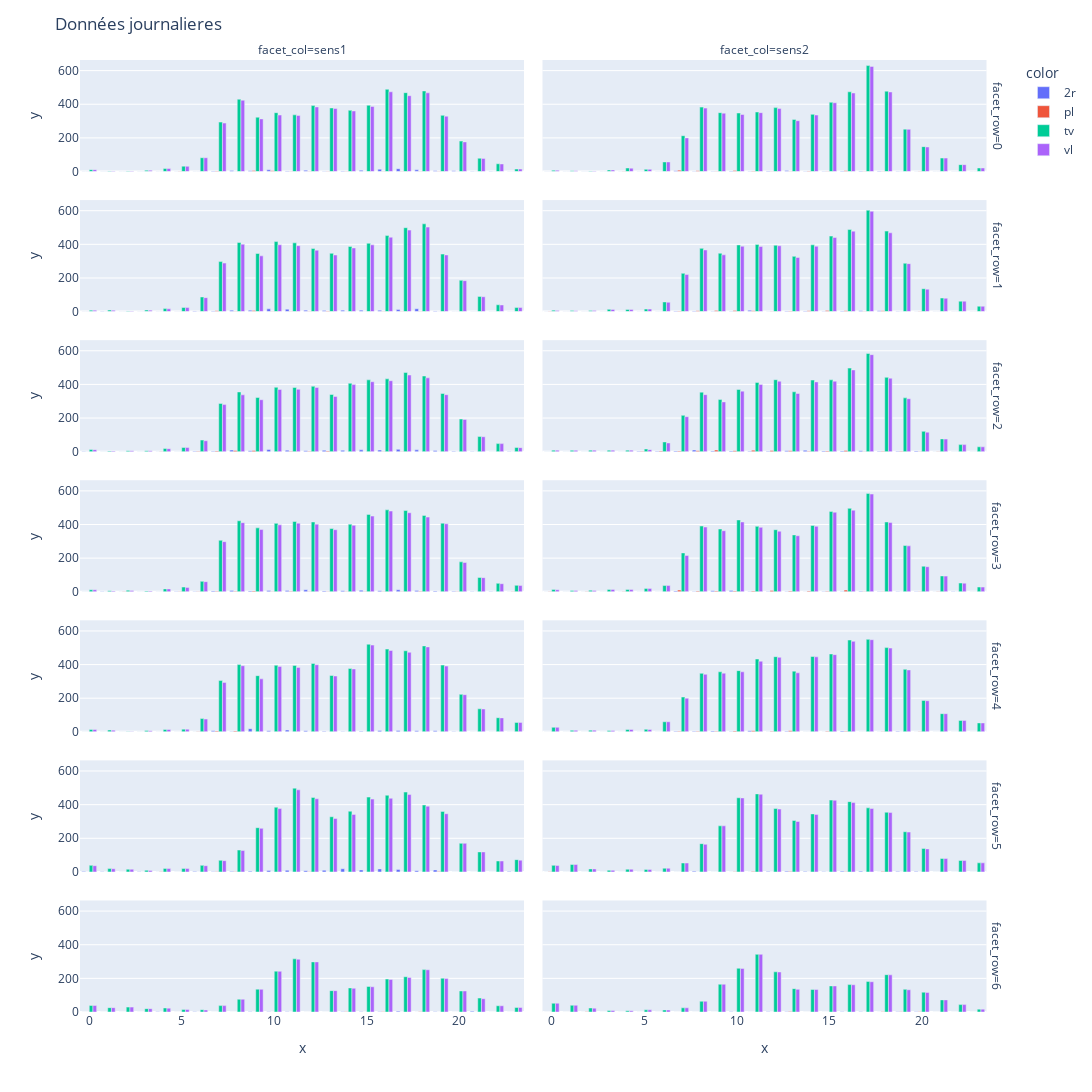

The cell this chart's notebook holds for it:
### Code cell
fig3=px.bar(x=cpt.dfMoyenne.heure, y=cpt.dfMoyenne.nbVeh, color=cpt.dfMoyenne.type_veh, facet_col=cpt.dfMoyenne.sens, facet_row=cpt.dfMoyenne.jour, barmode='group' )
fig3.update_layout(height=3000, width=1500,title_text="Données journalieres")

### Figure 1 — Plotly figure (JSON) as saved in the notebook; plotly's stock layout.template omitted (floating-point values rounded to 4 significant figures)
{"data": [{"alignmentgroup": "True", "hovertemplate": "color=2r<br>facet_row=0<br>facet_col=sens1<br>x=%{x}<br>y=%{y}<extra></extra>", "legendgroup": "2r", "marker": {"color": "#636efa"}, "name": "2r", "offsetgroup": "2r", "orientation": "v", "showlegend": true, "textposition": "auto", "type": "bar", "x": [0, 1, 2, 3, 4, 5, 6, 7, 8, 9, 10, 11, 12, 13, 14, 15, 16, 17, 18, 19, 20, 21, 22, 23], "xaxis": "x13", "y": [0, 0, 0, 0, 0, 0, 0, 3, 6, 4, 10, 3, 7, 2, 3, 7, 14, 17, 10, 4, 5, 1, 1, 0], "yaxis": "y13"}, {"alignmentgroup": "True", "hovertemplate": "color=2r<br>facet_row=0<br>facet_col=sens2<br>x=%{x}<br>y=%{y}<extra></extra>", "legendgroup": "2r", "marker": {"color": "#636efa"}, "name": "2r", "offsetgroup": "2r", "orientation": "v", "showlegend": false, "textposition": "auto", "type": "bar", "x": [0, 1, 2, 3, 4, 5, 6, 7, 8, 9, 10, 11, 12, 13, 14, 15, 16, 17, 18, 19, 20, 21, 22, 23], "xaxis": "x14", "y": [0, 0, 0, 0, 0, 0, 0, 5, 2, 1, 3, 1, 3, 6, 1, 1, 3, 3, 3, 1, 0, 0, 0, 0], "yaxis": "y14"}, {"alignmentgroup": "True", "hovertemplate": "color=2r<br>facet_row=1<br>facet_col=sens1<br>x=%{x}<br>y=%{y}<extra></extra>", "legendgroup": "2r", "marker": {"color": "#636efa"}, "name": "2r", "offsetgroup": "2r", "orientation": "v", "showlegend": false, "textposition": "auto", "type": "bar", "x": [0, 1, 2, 3, 4, 5, 6, 7, 8, 9, 10, 11, 12, 13, 14, 15, 16, 17, 18, 19, 20, 21, 22, 23], "xaxis": "x11", "y": [0, 1.5, 0, 0, 0.5, 0, 3, 4, 8, 8, 16.5, 14.5, 8.5, 7, 8.5, 8.5, 7.5, 12, 17, 4, 1, 1, 1, 0], "yaxis": "y11"}, {"alignmentgroup": "True", "hovertemplate": "color=2r<br>facet_row=1<br>facet_col=sens2<br>x=%{x}<br>y=%{y}<extra></extra>", "legendgroup": "2r", "marker": {"color": "#636efa"}, "name": "2r", "offsetgroup": "2r", "orientation": "v", "showlegend": false, "textposition": "auto", "type": "bar", "x": [0, 1, 2, 3, 4, 5, 6, 7, 8, 9, 10, 11, 12, 13, 14, 15, 16, 17, 18, 19, 20, 21, 22, 23], "xaxis": "x12", "y": [0.5, 0, 0, 0, 0, 0, 1, 3.5, 4, 2.5, 1.5, 7.5, 1, 3.5, 3, 2.5, 4, 4.5, 5.5, 2, 1, 0.5, 0, 0], "yaxis": "y12"}, {"alignmentgroup": "True", "hovertemplate": "color=2r<br>facet_row=2<br>facet_col=sens1<br>x=%{x}<br>y=%{y}<extra></extra>", "legendgroup": "2r", "marker": {"color": "#636efa"}, "name": "2r", "offsetgroup": "2r", "orientation": "v", "showlegend": false, "textposition": "auto", "type": "bar", "x": [0, 1, 2, 3, 4, 5, 6, 7, 8, 9, 10, 11, 12, 13, 14, 15, 16, 17, 18, 19, 20, 21, 22, 23], "xaxis": "x9", "y": [1, 0, 0, 0, 0, 0, 2, 3, 10, 6, 13, 9, 5, 8, 8, 11, 10, 14, 11, 7, 2, 1, 0, 1], "yaxis": "y9"}, {"alignmentgroup": "True", "hovertemplate": "color=2r<br>facet_row=2<br>facet_col=sens2<br>x=%{x}<br>y=%{y}<extra></extra>", "legendgroup": "2r", "marker": {"color": "#636efa"}, "name": "2r", "offsetgroup": "2r", "orientation": "v", "showlegend": false, "textposition": "auto", "type": "bar", "x": [0, 1, 2, 3, 4, 5, 6, 7, 8, 9, 10, 11, 12, 13, 14, 15, 16, 17, 18, 19, 20, 21, 22, 23], "xaxis": "x10", "y": [0, 0, 0, 0, 0, 2, 2, 4, 10, 4, 4, 3, 2, 5, 8, 4, 4, 6, 2, 2, 4, 0, 0, 0], "yaxis": "y10"}, {"alignmentgroup": "True", "hovertemplate": "color=2r<br>facet_row=3<br>facet_col=sens1<br>x=%{x}<br>y=%{y}<extra></extra>", "legendgroup": "2r", "marker": {"color": "#636efa"}, "name": "2r", "offsetgroup": "2r", "orientation": "v", "showlegend": false, "textposition": "auto", "type": "bar", "x": [0, 1, 2, 3, 4, 5, 6, 7, 8, 9, 10, 11, 12, 13, 14, 15, 16, 17, 18, 19, 20, 21, 22, 23], "xaxis": "x7", "y": [0, 1, 0, 0, 0, 1, 1, 5, 8, 5, 7, 7, 12, 5, 6, 9, 6, 12, 7, 4, 3, 1, 2, 0], "yaxis": "y7"}, {"alignmentgroup": "True", "hovertemplate": "color=2r<br>facet_row=3<br>facet_col=sens2<br>x=%{x}<br>y=%{y}<extra></extra>", "legendgroup": "2r", "marker": {"color": "#636efa"}, "name": "2r", "offsetgroup": "2r", "orientation": "v", "showlegend": false, "textposition": "auto", "type": "bar", "x": [0, 1, 2, 3, 4, 5, 6, 7, 8, 9, 10, 11, 12, 13, 14, 15, 16, 17, 18, 19, 20, 21, 22, 23], "xaxis": "x8", "y": [0, 0, 0, 0, 0, 0, 0, 5, 2, 6, 8, 2, 2, 1, 0, 2, 1, 3, 1, 2, 1, 0, 1, 0], "yaxis": "y8"}, {"alignmentgroup": "True", "hovertemplate": "color=2r<br>facet_row=4<br>facet_col=sens1<br>x=%{x}<br>y=%{y}<extra></extra>", "legendgroup": "2r", "marker": {"color": "#636efa"}, "name": "2r", "offsetgroup": "2r", "orientation": "v", "showlegend": false, "textposition": "auto", "type": "bar", "x": [0, 1, 2, 3, 4, 5, 6, 7, 8, 9, 10, 11, 12, 13, 14, 15, 16, 17, 18, 19, 20, 21, 22, 23], "xaxis": "x5", "y": [0, 1, 0, 1, 0, 0, 1, 6, 2, 19, 6, 11, 7, 3, 2, 4, 8, 8, 6, 6, 2, 1, 1, 0], "yaxis": "y5"}, {"alignmentgroup": "True", "hovertemplate": "color=2r<br>facet_row=4<br>facet_col=sens2<br>x=%{x}<br>y=%{y}<extra></extra>", "legendgroup": "2r", "marker": {"color": "#636efa"}, "name": "2r", "offsetgroup": "2r", "orientation": "v", "showlegend": false, "textposition": "auto", "type": "bar", "x": [0, 1, 2, 3, 4, 5, 6, 7, 8, 9, 10, 11, 12, 13, 14, 15, 16, 17, 18, 19, 20, 21, 22, 23], "xaxis": "x6", "y": [0, 0, 0, 0, 0, 0, 0, 3, 3, 5, 2, 7, 1, 4, 1, 0, 5, 1, 1, 3, 0, 0, 0, 0], "yaxis": "y6"}, {"alignmentgroup": "True", "hovertemplate": "color=2r<br>facet_row=5<br>facet_col=sens1<br>x=%{x}<br>y=%{y}<extra></extra>", "legendgroup": "2r", "marker": {"color": "#636efa"}, "name": "2r", "offsetgroup": "2r", "orientation": "v", "showlegend": false, "textposition": "auto", "type": "bar", "x": [0, 1, 2, 3, 4, 5, 6, 7, 8, 9, 10, 11, 12, 13, 14, 15, 16, 17, 18, 19, 20, 21, 22, 23], "xaxis": "x3", "y": [2, 1, 0, 1, 0, 0, 2, 1, 2, 4, 8, 10, 7, 10, 19, 12, 18, 15, 7, 12, 0, 0, 0, 3], "yaxis": "y3"}, {"alignmentgroup": "True", "hovertemplate": "color=2r<br>facet_row=5<br>facet_col=sens2<br>x=%{x}<br>y=%{y}<extra></extra>", "legendgroup": "2r", "marker": {"color": "#636efa"}, "name": "2r", "offsetgroup": "2r", "orientation": "v", "showlegend": false, "textposition": "auto", "type": "bar", "x": [0, 1, 2, 3, 4, 5, 6, 7, 8, 9, 10, 11, 12, 13, 14, 15, 16, 17, 18, 19, 20, 21, 22, 23], "xaxis": "x4", "y": [0, 0, 0, 0, 0, 0, 0, 0, 4, 0, 0, 0, 3, 4, 3, 1, 4, 4, 0, 2, 2, 0, 0, 0], "yaxis": "y4"}, {"alignmentgroup": "True", "hovertemplate": "color=2r<br>facet_row=6<br>facet_col=sens1<br>x=%{x}<br>y=%{y}<extra></extra>", "legendgroup": "2r", "marker": {"color": "#636efa"}, "name": "2r", "offsetgroup": "2r", "orientation": "v", "showlegend": false, "textposition": "auto", "type": "bar", "x": [0, 1, 2, 3, 4, 5, 6, 7, 8, 9, 10, 11, 12, 13, 14, 15, 16, 17, 18, 19, 20, 21, 22, 23], "xaxis": "x", "y": [0, 0, 0, 0, 1, 0, 2, 0, 0, 1, 1, 2, 0, 0, 1, 2, 1, 5, 0, 2, 0, 4, 0, 0], "yaxis": "y"}, {"alignmentgroup": "True", "hovertemplate": "color=2r<br>facet_row=6<br>facet_col=sens2<br>x=%{x}<br>y=%{y}<extra></extra>", "legendgroup": "2r", "marker": {"color": "#636efa"}, "name": "2r", "offsetgroup": "2r", "orientation": "v", "showlegend": false, "textposition": "auto", "type": "bar", "x": [0, 1, 2, 3, 4, 5, 6, 7, 8, 9, 10, 11, 12, 13, 14, 15, 16, 17, 18, 19, 20, 21, 22, 23], "xaxis": "x2", "y": [0, 0, 0, 0, 0, 0, 0, 0, 0, 0, 1, 0, 1, 1, 0, 0, 1, 2, 0, 1, 1, 0, 0, 0], "yaxis": "y2"}, {"alignmentgroup": "True", "hovertemplate": "color=pl<br>facet_row=0<br>facet_col=sens1<br>x=%{x}<br>y=%{y}<extra></extra>", "legendgroup": "pl", "marker": {"color": "#EF553B"}, "name": "pl", "offsetgroup": "pl", "orientation": "v", "showlegend": true, "textposition": "auto", "type": "bar", "x": [0, 1, 2, 3, 4, 5, 6, 7, 8, 9, 10, 11, 12, 13, 14, 15, 16, 17, 18, 19, 20, 21, 22, 23], "xaxis": "x13", "y": [0, 0, 0, 0, 0, 1, 0, 3, 0, 6, 4, 1, 1, 1, 1, 0, 1, 1, 1, 1, 0, 0, 0, 0], "yaxis": "y13"}, {"alignmentgroup": "True", "hovertemplate": "color=pl<br>facet_row=0<br>facet_col=sens2<br>x=%{x}<br>y=%{y}<extra></extra>", "legendgroup": "pl", "marker": {"color": "#EF553B"}, "name": "pl", "offsetgroup": "pl", "orientation": "v", "showlegend": false, "textposition": "auto", "type": "bar", "x": [0, 1, 2, 3, 4, 5, 6, 7, 8, 9, 10, 11, 12, 13, 14, 15, 16, 17, 18, 19, 20, 21, 22, 23], "xaxis": "x14", "y": [0, 0, 0, 0, 1, 0, 0, 8, 4, 2, 6, 3, 2, 2, 3, 2, 4, 2, 2, 0, 2, 0, 0, 0], "yaxis": "y14"}, {"alignmentgroup": "True", "hovertemplate": "color=pl<br>facet_row=1<br>facet_col=sens1<br>x=%{x}<br>y=%{y}<extra></extra>", "legendgroup": "pl", "marker": {"color": "#EF553B"}, "name": "pl", "offsetgroup": "pl", "orientation": "v", "showlegend": false, "textposition": "auto", "type": "bar", "x": [0, 1, 2, 3, 4, 5, 6, 7, 8, 9, 10, 11, 12, 13, 14, 15, 16, 17, 18, 19, 20, 21, 22, 23], "xaxis": "x11", "y": [0.5, 0, 0.5, 0.5, 1, 0.5, 1, 5, 2.5, 6, 2.5, 2.5, 1.5, 3, 0.5, 1, 2, 2.5, 2.5, 1, 1, 1, 0, 0], "yaxis": "y11"}, {"alignmentgroup": "True", "hovertemplate": "color=pl<br>facet_row=1<br>facet_col=sens2<br>x=%{x}<br>y=%{y}<extra></extra>", "legendgroup": "pl", "marker": {"color": "#EF553B"}, "name": "pl", "offsetgroup": "pl", "orientation": "v", "showlegend": false, "textposition": "auto", "type": "bar", "x": [0, 1, 2, 3, 4, 5, 6, 7, 8, 9, 10, 11, 12, 13, 14, 15, 16, 17, 18, 19, 20, 21, 22, 23], "xaxis": "x12", "y": [2, 1, 0, 0.5, 1, 0, 1, 3.5, 5.5, 7, 6.5, 5, 2, 3.5, 5.5, 6, 5.5, 2, 5, 0.5, 1.5, 0.5, 0, 0], "yaxis": "y12"}, {"alignmentgroup": "True", "hovertemplate": "color=pl<br>facet_row=2<br>facet_col=sens1<br>x=%{x}<br>y=%{y}<extra></extra>", "legendgroup": "pl", "marker": {"color": "#EF553B"}, "name": "pl", "offsetgroup": "pl", "orientation": "v", "showlegend": false, "textposition": "auto", "type": "bar", "x": [0, 1, 2, 3, 4, 5, 6, 7, 8, 9, 10, 11, 12, 13, 14, 15, 16, 17, 18, 19, 20, 21, 22, 23], "xaxis": "x9", "y": [0, 0, 0, 0, 1, 0, 2, 4, 7, 7, 0, 2, 2, 4, 0, 0, 1, 1, 0, 0, 0, 0, 0, 0], "yaxis": "y9"}, {"alignmentgroup": "True", "hovertemplate": "color=pl<br>facet_row=2<br>facet_col=sens2<br>x=%{x}<br>y=%{y}<extra></extra>", "legendgroup": "pl", "marker": {"color": "#EF553B"}, "name": "pl", "offsetgroup": "pl", "orientation": "v", "showlegend": false, "textposition": "auto", "type": "bar", "x": [0, 1, 2, 3, 4, 5, 6, 7, 8, 9, 10, 11, 12, 13, 14, 15, 16, 17, 18, 19, 20, 21, 22, 23], "xaxis": "x10", "y": [0, 0, 0, 0, 0, 2, 4, 4, 5, 10, 6, 9, 7, 5, 3, 4, 7, 1, 3, 3, 1, 1, 0, 0], "yaxis": "y10"}, {"alignmentgroup": "True", "hovertemplate": "color=pl<br>facet_row=3<br>facet_col=sens1<br>x=%{x}<br>y=%{y}<extra></extra>", "legendgroup": "pl", "marker": {"color": "#EF553B"}, "name": "pl", "offsetgroup": "pl", "orientation": "v", "showlegend": false, "textposition": "auto", "type": "bar", "x": [0, 1, 2, 3, 4, 5, 6, 7, 8, 9, 10, 11, 12, 13, 14, 15, 16, 17, 18, 19, 20, 21, 22, 23], "xaxis": "x7", "y": [0, 0, 1, 0, 0, 1, 1, 3, 3, 5, 2, 3, 1, 2, 1, 1, 1, 1, 3, 0, 1, 0, 0, 1], "yaxis": "y7"}, {"alignmentgroup": "True", "hovertemplate": "color=pl<br>facet_row=3<br>facet_col=sens2<br>x=%{x}<br>y=%{y}<extra></extra>", "legendgroup": "pl", "marker": {"color": "#EF553B"}, "name": "pl", "offsetgroup": "pl", "orientation": "v", "showlegend": false, "textposition": "auto", "type": "bar", "x": [0, 1, 2, 3, 4, 5, 6, 7, 8, 9, 10, 11, 12, 13, 14, 15, 16, 17, 18, 19, 20, 21, 22, 23], "xaxis": "x8", "y": [2, 0, 1, 0, 1, 0, 0, 10, 4, 4, 4, 4, 7, 4, 5, 3, 10, 1, 2, 0, 2, 1, 0, 0], "yaxis": "y8"}, {"alignmentgroup": "True", "hovertemplate": "color=pl<br>facet_row=4<br>facet_col=sens1<br>x=%{x}<br>y=%{y}<extra></extra>", "legendgroup": "pl", "marker": {"color": "#EF553B"}, "name": "pl", "offsetgroup": "pl", "orientation": "v", "showlegend": false, "textposition": "auto", "type": "bar", "x": [0, 1, 2, 3, 4, 5, 6, 7, 8, 9, 10, 11, 12, 13, 14, 15, 16, 17, 18, 19, 20, 21, 22, 23], "xaxis": "x5", "y": [0, 0, 0, 0, 0, 0, 2, 5, 5, 0, 1, 1, 1, 0, 1, 1, 0, 1, 0, 0, 0, 0, 0, 0], "yaxis": "y5"}, {"alignmentgroup": "True", "hovertemplate": "color=pl<br>facet_row=4<br>facet_col=sens2<br>x=%{x}<br>y=%{y}<extra></extra>", "legendgroup": "pl", "marker": {"color": "#EF553B"}, "name": "pl", "offsetgroup": "pl", "orientation": "v", "showlegend": false, "textposition": "auto", "type": "bar", "x": [0, 1, 2, 3, 4, 5, 6, 7, 8, 9, 10, 11, 12, 13, 14, 15, 16, 17, 18, 19, 20, 21, 22, 23], "xaxis": "x6", "y": [0, 0, 0, 0, 0, 1, 0, 4, 3, 3, 5, 6, 3, 6, 1, 4, 3, 1, 2, 1, 2, 0, 0, 0], "yaxis": "y6"}, {"alignmentgroup": "True", "hovertemplate": "color=pl<br>facet_row=5<br>facet_col=sens1<br>x=%{x}<br>y=%{y}<extra></extra>", "legendgroup": "pl", "marker": {"color": "#EF553B"}, "name": "pl", "offsetgroup": "pl", "orientation": "v", "showlegend": false, "textposition": "auto", "type": "bar", "x": [0, 1, 2, 3, 4, 5, 6, 7, 8, 9, 10, 11, 12, 13, 14, 15, 16, 17, 18, 19, 20, 21, 22, 23], "xaxis": "x3", "y": [0, 0, 0, 0, 1, 0, 0, 1, 1, 0, 0, 0, 1, 0, 0, 0, 0, 0, 0, 2, 0, 0, 0, 0], "yaxis": "y3"}, {"alignmentgroup": "True", "hovertemplate": "color=pl<br>facet_row=5<br>facet_col=sens2<br>x=%{x}<br>y=%{y}<extra></extra>", "legendgroup": "pl", "marker": {"color": "#EF553B"}, "name": "pl", "offsetgroup": "pl", "orientation": "v", "showlegend": false, "textposition": "auto", "type": "bar", "x": [0, 1, 2, 3, 4, 5, 6, 7, 8, 9, 10, 11, 12, 13, 14, 15, 16, 17, 18, 19, 20, 21, 22, 23], "xaxis": "x4", "y": [1, 0, 0, 0, 0, 0, 0, 0, 0, 0, 1, 2, 0, 2, 0, 0, 1, 0, 2, 0, 0, 0, 0, 0], "yaxis": "y4"}, {"alignmentgroup": "True", "hovertemplate": "color=pl<br>facet_row=6<br>facet_col=sens1<br>x=%{x}<br>y=%{y}<extra></extra>", "legendgroup": "pl", "marker": {"color": "#EF553B"}, "name": "pl", "offsetgroup": "pl", "orientation": "v", "showlegend": false, "textposition": "auto", "type": "bar", "x": [0, 1, 2, 3, 4, 5, 6, 7, 8, 9, 10, 11, 12, 13, 14, 15, 16, 17, 18, 19, 20, 21, 22, 23], "xaxis": "x", "y": [0, 0, 0, 0, 0, 0, 0, 0, 0, 0, 0, 0, 0, 0, 1, 0, 1, 0, 1, 0, 0, 0, 0, 0], "yaxis": "y"}, {"alignmentgroup": "True", "hovertemplate": "color=pl<br>facet_row=6<br>facet_col=sens2<br>x=%{x}<br>y=%{y}<extra></extra>", "legendgroup": "pl", "marker": {"color": "#EF553B"}, "name": "pl", "offsetgroup": "pl", "orientation": "v", "showlegend": false, "textposition": "auto", "type": "bar", "x": [0, 1, 2, 3, 4, 5, 6, 7, 8, 9, 10, 11, 12, 13, 14, 15, 16, 17, 18, 19, 20, 21, 22, 23], "xaxis": "x2", "y": [0, 0, 1, 0, 0, 0, 0, 0, 0, 0, 0, 0, 0, 3, 0, 0, 0, 0, 1, 2, 1, 0, 0, 0], "yaxis": "y2"}, {"alignmentgroup": "True", "hovertemplate": "color=tv<br>facet_row=0<br>facet_col=sens1<br>x=%{x}<br>y=%{y}<extra></extra>", "legendgroup": "tv", "marker": {"color": "#00cc96"}, "name": "tv", "offsetgroup": "tv", "orientation": "v", "showlegend": true, "textposition": "auto", "type": "bar", "x": [0, 1, 2, 3, 4, 5, 6, 7, 8, 9, 10, 11, 12, 13, 14, 15, 16, 17, 18, 19, 20, 21, 22, 23], "xaxis": "x13", "y": [11, 3, 3, 7, 18, 32, 82, 294, 430, 323, 350, 337, 392, 378, 364, 394, 489, 469, 479, 334, 181, 79, 46, 15], "yaxis": "y13"}, {"alignmentgroup": "True", "hovertemplate": "color=tv<br>facet_row=0<br>facet_col=sens2<br>x=%{x}<br>y=%{y}<extra></extra>", "legendgroup": "tv", "marker": {"color": "#00cc96"}, "name": "tv", "offsetgroup": "tv", "orientation": "v", "showlegend": false, "textposition": "auto", "type": "bar", "x": [0, 1, 2, 3, 4, 5, 6, 7, 8, 9, 10, 11, 12, 13, 14, 15, 16, 17, 18, 19, 20, 21, 22, 23], "xaxis": "x14", "y": [7, 5, 3, 9, 21, 13, 57, 213, 383, 350, 348, 354, 380, 310, 340, 412, 474, 630, 478, 252, 148, 80, 41, 21], "yaxis": "y14"}, {"alignmentgroup": "True", "hovertemplate": "color=tv<br>facet_row=1<br>facet_col=sens1<br>x=%{x}<br>y=%{y}<extra></extra>", "legendgroup": "tv", "marker": {"color": "#00cc96"}, "name": "tv", "offsetgroup": "tv", "orientation": "v", "showlegend": false, "textposition": "auto", "type": "bar", "x": [0, 1, 2, 3, 4, 5, 6, 7, 8, 9, 10, 11, 12, 13, 14, 15, 16, 17, 18, 19, 20, 21, 22, 23], "xaxis": "x11", "y": [8.5, 9, 4, 9, 18, 24.5, 87, 297.5, 411, 345.5, 416.5, 409, 375, 346.5, 387.5, 406.5, 452, 499, 522, 342, 186, 90.5, 40.5, 24], "yaxis": "y11"}, {"alignmentgroup": "True", "hovertemplate": "color=tv<br>facet_row=1<br>facet_col=sens2<br>x=%{x}<br>y=%{y}<extra></extra>", "legendgroup": "tv", "marker": {"color": "#00cc96"}, "name": "tv", "offsetgroup": "tv", "orientation": "v", "showlegend": false, "textposition": "auto", "type": "bar", "x": [0, 1, 2, 3, 4, 5, 6, 7, 8, 9, 10, 11, 12, 13, 14, 15, 16, 17, 18, 19, 20, 21, 22, 23], "xaxis": "x12", "y": [8.5, 6, 6, 13.5, 13, 15, 57.5, 227.5, 376, 347, 396.5, 399.5, 394.5, 328.5, 397, 449, 488, 603, 479, 287.5, 136, 80.5, 62, 32], "yaxis": "y12"}, {"alignmentgroup": "True", "hovertemplate": "color=tv<br>facet_row=2<br>facet_col=sens1<br>x=%{x}<br>y=%{y}<extra></extra>", "legendgroup": "tv", "marker": {"color": "#00cc96"}, "name": "tv", "offsetgroup": "tv", "orientation": "v", "showlegend": false, "textposition": "auto", "type": "bar", "x": [0, 1, 2, 3, 4, 5, 6, 7, 8, 9, 10, 11, 12, 13, 14, 15, 16, 17, 18, 19, 20, 21, 22, 23], "xaxis": "x9", "y": [13, 4, 6, 6, 19, 25, 69, 287, 355, 322, 383, 382, 389, 340, 407, 427, 433, 471, 450, 346, 194, 90, 48, 25], "yaxis": "y9"}, {"alignmentgroup": "True", "hovertemplate": "color=tv<br>facet_row=2<br>facet_col=sens2<br>x=%{x}<br>y=%{y}<extra></extra>", "legendgroup": "tv", "marker": {"color": "#00cc96"}, "name": "tv", "offsetgroup": "tv", "orientation": "v", "showlegend": false, "textposition": "auto", "type": "bar", "x": [0, 1, 2, 3, 4, 5, 6, 7, 8, 9, 10, 11, 12, 13, 14, 15, 16, 17, 18, 19, 20, 21, 22, 23], "xaxis": "x10", "y": [9, 8, 9, 9, 9, 16, 58, 216, 354, 310, 370, 412, 428, 356, 426, 427, 497, 584, 442, 320, 121, 76, 42, 29], "yaxis": "y10"}, {"alignmentgroup": "True", "hovertemplate": "color=tv<br>facet_row=3<br>facet_col=sens1<br>x=%{x}<br>y=%{y}<extra></extra>", "legendgroup": "tv", "marker": {"color": "#00cc96"}, "name": "tv", "offsetgroup": "tv", "orientation": "v", "showlegend": false, "textposition": "auto", "type": "bar", "x": [0, 1, 2, 3, 4, 5, 6, 7, 8, 9, 10, 11, 12, 13, 14, 15, 16, 17, 18, 19, 20, 21, 22, 23], "xaxis": "x7", "y": [12, 6, 9, 5, 17, 28, 62, 306, 422, 380, 407, 418, 415, 376, 402, 460, 487, 483, 454, 408, 178, 85, 50, 38], "yaxis": "y7"}, {"alignmentgroup": "True", "hovertemplate": "color=tv<br>facet_row=3<br>facet_col=sens2<br>x=%{x}<br>y=%{y}<extra></extra>", "legendgroup": "tv", "marker": {"color": "#00cc96"}, "name": "tv", "offsetgroup": "tv", "orientation": "v", "showlegend": false, "textposition": "auto", "type": "bar", "x": [0, 1, 2, 3, 4, 5, 6, 7, 8, 9, 10, 11, 12, 13, 14, 15, 16, 17, 18, 19, 20, 21, 22, 23], "xaxis": "x8", "y": [14, 8, 9, 14, 14, 20, 37, 231, 391, 373, 427, 389, 369, 338, 394, 478, 496, 585, 415, 275, 152, 94, 52, 28], "yaxis": "y8"}, {"alignmentgroup": "True", "hovertemplate": "color=tv<br>facet_row=4<br>facet_col=sens1<br>x=%{x}<br>y=%{y}<extra></extra>", "legendgroup": "tv", "marker": {"color": "#00cc96"}, "name": "tv", "offsetgroup": "tv", "orientation": "v", "showlegend": false, "textposition": "auto", "type": "bar", "x": [0, 1, 2, 3, 4, 5, 6, 7, 8, 9, 10, 11, 12, 13, 14, 15, 16, 17, 18, 19, 20, 21, 22, 23], "xaxis": "x5", "y": [14, 11, 2, 8, 14, 16, 79, 305, 400, 334, 396, 395, 407, 335, 377, 521, 492, 482, 511, 397, 223, 137, 84, 56], "yaxis": "y5"}, {"alignmentgroup": "True", "hovertemplate": "color=tv<br>facet_row=4<br>facet_col=sens2<br>x=%{x}<br>y=%{y}<extra></extra>", "legendgroup": "tv", "marker": {"color": "#00cc96"}, "name": "tv", "offsetgroup": "tv", "orientation": "v", "showlegend": false, "textposition": "auto", "type": "bar", "x": [0, 1, 2, 3, 4, 5, 6, 7, 8, 9, 10, 11, 12, 13, 14, 15, 16, 17, 18, 19, 20, 21, 22, 23], "xaxis": "x6", "y": [27, 9, 10, 8, 14, 15, 60, 207, 348, 357, 364, 433, 447, 361, 448, 463, 546, 550, 501, 372, 187, 108, 68, 53], "yaxis": "y6"}, {"alignmentgroup": "True", "hovertemplate": "color=tv<br>facet_row=5<br>facet_col=sens1<br>x=%{x}<br>y=%{y}<extra></extra>", "legendgroup": "tv", "marker": {"color": "#00cc96"}, "name": "tv", "offsetgroup": "tv", "orientation": "v", "showlegend": false, "textposition": "auto", "type": "bar", "x": [0, 1, 2, 3, 4, 5, 6, 7, 8, 9, 10, 11, 12, 13, 14, 15, 16, 17, 18, 19, 20, 21, 22, 23], "xaxis": "x3", "y": [39, 20, 16, 10, 21, 20, 39, 69, 130, 263, 385, 498, 443, 328, 361, 445, 456, 475, 398, 360, 170, 119, 65, 73], "yaxis": "y3"}, {"alignmentgroup": "True", "hovertemplate": "color=tv<br>facet_row=5<br>facet_col=sens2<br>x=%{x}<br>y=%{y}<extra></extra>", "legendgroup": "tv", "marker": {"color": "#00cc96"}, "name": "tv", "offsetgroup": "tv", "orientation": "v", "showlegend": false, "textposition": "auto", "type": "bar", "x": [0, 1, 2, 3, 4, 5, 6, 7, 8, 9, 10, 11, 12, 13, 14, 15, 16, 17, 18, 19, 20, 21, 22, 23], "xaxis": "x4", "y": [39, 44, 18, 10, 16, 15, 22, 53, 168, 274, 441, 464, 377, 306, 345, 427, 418, 381, 355, 239, 139, 80, 68, 54], "yaxis": "y4"}, {"alignmentgroup": "True", "hovertemplate": "color=tv<br>facet_row=6<br>facet_col=sens1<br>x=%{x}<br>y=%{y}<extra></extra>", "legendgroup": "tv", "marker": {"color": "#00cc96"}, "name": "tv", "offsetgroup": "tv", "orientation": "v", "showlegend": false, "textposition": "auto", "type": "bar", "x": [0, 1, 2, 3, 4, 5, 6, 7, 8, 9, 10, 11, 12, 13, 14, 15, 16, 17, 18, 19, 20, 21, 22, 23], "xaxis": "x", "y": [39, 26, 29, 20, 24, 15, 14, 38, 76, 136, 243, 316, 298, 127, 143, 152, 196, 210, 252, 201, 125, 83, 37, 27], "yaxis": "y"}, {"alignmentgroup": "True", "hovertemplate": "color=tv<br>facet_row=6<br>facet_col=sens2<br>x=%{x}<br>y=%{y}<extra></extra>", "legendgroup": "tv", "marker": {"color": "#00cc96"}, "name": "tv", "offsetgroup": "tv", "orientation": "v", "showlegend": false, "textposition": "auto", "type": "bar", "x": [0, 1, 2, 3, 4, 5, 6, 7, 8, 9, 10, 11, 12, 13, 14, 15, 16, 17, 18, 19, 20, 21, 22, 23], "xaxis": "x2", "y": [52, 40, 24, 9, 7, 13, 12, 25, 64, 165, 260, 343, 239, 139, 134, 155, 163, 182, 222, 135, 118, 72, 44, 17], "yaxis": "y2"}, {"alignmentgroup": "True", "hovertemplate": "color=vl<br>facet_row=0<br>facet_col=sens1<br>x=%{x}<br>y=%{y}<extra></extra>", "legendgroup": "vl", "marker": {"color": "#ab63fa"}, "name": "vl", "offsetgroup": "vl", "orientation": "v", "showlegend": true, "textposition": "auto", "type": "bar", "x": [0, 1, 2, 3, 4, 5, 6, 7, 8, 9, 10, 11, 12, 13, 14, 15, 16, 17, 18, 19, 20, 21, 22, 23], "xaxis": "x13", "y": [11, 3, 3, 7, 18, 31, 82, 288, 424, 313, 336, 333, 384, 375, 360, 387, 474, 451, 468, 329, 176, 78, 45, 15], "yaxis": "y13"}, {"alignmentgroup": "True", "hovertemplate": "color=vl<br>facet_row=0<br>facet_col=sens2<br>x=%{x}<br>y=%{y}<extra></extra>", "legendgroup": "vl", "marker": {"color": "#ab63fa"}, "name": "vl", "offsetgroup": "vl", "orientation": "v", "showlegend": false, "textposition": "auto", "type": "bar", "x": [0, 1, 2, 3, 4, 5, 6, 7, 8, 9, 10, 11, 12, 13, 14, 15, 16, 17, 18, 19, 20, 21, 22, 23], "xaxis": "x14", "y": [7, 5, 3, 9, 20, 13, 57, 200, 377, 347, 339, 350, 375, 302, 336, 409, 467, 625, 473, 251, 146, 80, 41, 21], "yaxis": "y14"}, {"alignmentgroup": "True", "hovertemplate": "color=vl<br>facet_row=1<br>facet_col=sens1<br>x=%{x}<br>y=%{y}<extra></extra>", "legendgroup": "vl", "marker": {"color": "#ab63fa"}, "name": "vl", "offsetgroup": "vl", "orientation": "v", "showlegend": false, "textposition": "auto", "type": "bar", "x": [0, 1, 2, 3, 4, 5, 6, 7, 8, 9, 10, 11, 12, 13, 14, 15, 16, 17, 18, 19, 20, 21, 22, 23], "xaxis": "x11", "y": [8, 7.5, 3.5, 8.5, 16.5, 24, 83, 288.5, 400.5, 331.5, 397.5, 392, 365, 336.5, 378.5, 397, 442.5, 484.5, 502.5, 337, 184, 88.5, 39.5, 24], "yaxis": "y11"}, {"alignmentgroup": "True", "hovertemplate": "color=vl<br>facet_row=1<br>facet_col=sens2<br>x=%{x}<br>y=%{y}<extra></extra>", "legendgroup": "vl", "marker": {"color": "#ab63fa"}, "name": "vl", "offsetgroup": "vl", "orientation": "v", "showlegend": false, "textposition": "auto", "type": "bar", "x": [0, 1, 2, 3, 4, 5, 6, 7, 8, 9, 10, 11, 12, 13, 14, 15, 16, 17, 18, 19, 20, 21, 22, 23], "xaxis": "x12", "y": [6, 5, 6, 13, 12, 15, 55.5, 220.5, 366.5, 337.5, 388.5, 387, 391.5, 321.5, 388.5, 440.5, 478.5, 596.5, 468.5, 285, 133.5, 79.5, 62, 32], "yaxis": "y12"}, {"alignmentgroup": "True", "hovertemplate": "color=vl<br>facet_row=2<br>facet_col=sens1<br>x=%{x}<br>y=%{y}<extra></extra>", "legendgroup": "vl", "marker": {"color": "#ab63fa"}, "name": "vl", "offsetgroup": "vl", "orientation": "v", "showlegend": false, "textposition": "auto", "type": "bar", "x": [0, 1, 2, 3, 4, 5, 6, 7, 8, 9, 10, 11, 12, 13, 14, 15, 16, 17, 18, 19, 20, 21, 22, 23], "xaxis": "x9", "y": [12, 4, 6, 6, 18, 25, 65, 280, 338, 309, 370, 371, 382, 328, 399, 416, 422, 456, 439, 339, 192, 89, 48, 24], "yaxis": "y9"}, {"alignmentgroup": "True", "hovertemplate": "color=vl<br>facet_row=2<br>facet_col=sens2<br>x=%{x}<br>y=%{y}<extra></extra>", "legendgroup": "vl", "marker": {"color": "#ab63fa"}, "name": "vl", "offsetgroup": "vl", "orientation": "v", "showlegend": false, "textposition": "auto", "type": "bar", "x": [0, 1, 2, 3, 4, 5, 6, 7, 8, 9, 10, 11, 12, 13, 14, 15, 16, 17, 18, 19, 20, 21, 22, 23], "xaxis": "x10", "y": [9, 8, 9, 9, 9, 12, 52, 208, 339, 296, 360, 400, 419, 346, 415, 419, 486, 577, 437, 315, 116, 75, 42, 29], "yaxis": "y10"}, {"alignmentgroup": "True", "hovertemplate": "color=vl<br>facet_row=3<br>facet_col=sens1<br>x=%{x}<br>y=%{y}<extra></extra>", "legendgroup": "vl", "marker": {"color": "#ab63fa"}, "name": "vl", "offsetgroup": "vl", "orientation": "v", "showlegend": false, "textposition": "auto", "type": "bar", "x": [0, 1, 2, 3, 4, 5, 6, 7, 8, 9, 10, 11, 12, 13, 14, 15, 16, 17, 18, 19, 20, 21, 22, 23], "xaxis": "x7", "y": [12, 5, 8, 5, 17, 26, 60, 298, 411, 370, 398, 408, 402, 369, 395, 450, 480, 470, 444, 404, 174, 84, 48, 37], "yaxis": "y7"}, {"alignmentgroup": "True", "hovertemplate": "color=vl<br>facet_row=3<br>facet_col=sens2<br>x=%{x}<br>y=%{y}<extra></extra>", "legendgroup": "vl", "marker": {"color": "#ab63fa"}, "name": "vl", "offsetgroup": "vl", "orientation": "v", "showlegend": false, "textposition": "auto", "type": "bar", "x": [0, 1, 2, 3, 4, 5, 6, 7, 8, 9, 10, 11, 12, 13, 14, 15, 16, 17, 18, 19, 20, 21, 22, 23], "xaxis": "x8", "y": [12, 8, 8, 14, 13, 20, 37, 216, 385, 363, 415, 383, 360, 333, 389, 473, 485, 581, 412, 273, 149, 93, 51, 28], "yaxis": "y8"}, {"alignmentgroup": "True", "hovertemplate": "color=vl<br>facet_row=4<br>facet_col=sens1<br>x=%{x}<br>y=%{y}<extra></extra>", "legendgroup": "vl", "marker": {"color": "#ab63fa"}, "name": "vl", "offsetgroup": "vl", "orientation": "v", "showlegend": false, "textposition": "auto", "type": "bar", "x": [0, 1, 2, 3, 4, 5, 6, 7, 8, 9, 10, 11, 12, 13, 14, 15, 16, 17, 18, 19, 20, 21, 22, 23], "xaxis": "x5", "y": [14, 10, 2, 7, 14, 16, 76, 294, 393, 315, 389, 383, 399, 332, 374, 516, 484, 473, 505, 391, 221, 136, 83, 56], "yaxis": "y5"}, {"alignmentgroup": "True", "hovertemplate": "color=vl<br>facet_row=4<br>facet_col=sens2<br>x=%{x}<br>y=%{y}<extra></extra>", "legendgroup": "vl", "marker": {"color": "#ab63fa"}, "name": "vl", "offsetgroup": "vl", "orientation": "v", "showlegend": false, "textposition": "auto", "type": "bar", "x": [0, 1, 2, 3, 4, 5, 6, 7, 8, 9, 10, 11, 12, 13, 14, 15, 16, 17, 18, 19, 20, 21, 22, 23], "xaxis": "x6", "y": [27, 9, 10, 8, 14, 14, 60, 200, 342, 349, 357, 420, 443, 351, 446, 459, 538, 548, 498, 368, 185, 108, 68, 53], "yaxis": "y6"}, {"alignmentgroup": "True", "hovertemplate": "color=vl<br>facet_row=5<br>facet_col=sens1<br>x=%{x}<br>y=%{y}<extra></extra>", "legendgroup": "vl", "marker": {"color": "#ab63fa"}, "name": "vl", "offsetgroup": "vl", "orientation": "v", "showlegend": false, "textposition": "auto", "type": "bar", "x": [0, 1, 2, 3, 4, 5, 6, 7, 8, 9, 10, 11, 12, 13, 14, 15, 16, 17, 18, 19, 20, 21, 22, 23], "xaxis": "x3", "y": [37, 19, 16, 9, 20, 20, 37, 67, 127, 259, 377, 488, 435, 318, 342, 433, 438, 460, 391, 346, 170, 119, 65, 70], "yaxis": "y3"}, {"alignmentgroup": "True", "hovertemplate": "color=vl<br>facet_row=5<br>facet_col=sens2<br>x=%{x}<br>y=%{y}<extra></extra>", "legendgroup": "vl", "marker": {"color": "#ab63fa"}, "name": "vl", "offsetgroup": "vl", "orientation": "v", "showlegend": false, "textposition": "auto", "type": "bar", "x": [0, 1, 2, 3, 4, 5, 6, 7, 8, 9, 10, 11, 12, 13, 14, 15, 16, 17, 18, 19, 20, 21, 22, 23], "xaxis": "x4", "y": [38, 44, 18, 10, 16, 15, 22, 53, 164, 274, 440, 462, 374, 300, 342, 426, 413, 377, 353, 237, 137, 80, 68, 54], "yaxis": "y4"}, {"alignmentgroup": "True", "hovertemplate": "color=vl<br>facet_row=6<br>facet_col=sens1<br>x=%{x}<br>y=%{y}<extra></extra>", "legendgroup": "vl", "marker": {"color": "#ab63fa"}, "name": "vl", "offsetgroup": "vl", "orientation": "v", "showlegend": false, "textposition": "auto", "type": "bar", "x": [0, 1, 2, 3, 4, 5, 6, 7, 8, 9, 10, 11, 12, 13, 14, 15, 16, 17, 18, 19, 20, 21, 22, 23], "xaxis": "x", "y": [39, 26, 29, 20, 23, 15, 12, 38, 76, 135, 242, 314, 298, 127, 141, 150, 194, 205, 251, 199, 125, 79, 37, 27], "yaxis": "y"}, {"alignmentgroup": "True", "hovertemplate": "color=vl<br>facet_row=6<br>facet_col=sens2<br>x=%{x}<br>y=%{y}<extra></extra>", "legendgroup": "vl", "marker": {"color": "#ab63fa"}, "name": "vl", "offsetgroup": "vl", "orientation": "v", "showlegend": false, "textposition": "auto", "type": "bar", "x": [0, 1, 2, 3, 4, 5, 6, 7, 8, 9, 10, 11, 12, 13, 14, 15, 16, 17, 18, 19, 20, 21, 22, 23], "xaxis": "x2", "y": [52, 40, 23, 9, 7, 13, 12, 25, 64, 165, 259, 343, 238, 135, 134, 155, 162, 180, 221, 132, 116, 72, 44, 17], "yaxis": "y2"}], "layout": {"annotations": [{"font": {}, "showarrow": false, "text": "facet_col=sens1", "x": 0.24, "xanchor": "center", "xref": "paper", "y": 1.0, "yanchor": "bottom", "yref": "paper"}, {"font": {}, "showarrow": false, "text": "facet_col=sens2", "x": 0.74, "xanchor": "center", "xref": "paper", "y": 1.0, "yanchor": "bottom", "yref": "paper"}, {"font": {}, "showarrow": false, "text": "facet_row=6", "textangle": 90, "x": 0.98, "xanchor": "left", "xref": "paper", "y": 0.05857, "yanchor": "middle", "yref": "paper"}, {"font": {}, "showarrow": false, "text": "facet_row=5", "textangle": 90, "x": 0.98, "xanchor": "left", "xref": "paper", "y": 0.2057, "yanchor": "middle", "yref": "paper"}, {"font": {}, "showarrow": false, "text": "facet_row=4", "textangle": 90, "x": 0.98, "xanchor": "left", "xref": "paper", "y": 0.3529, "yanchor": "middle", "yref": "paper"}, {"font": {}, "showarrow": false, "text": "facet_row=3", "textangle": 90, "x": 0.98, "xanchor": "left", "xref": "paper", "y": 0.5, "yanchor": "middle", "yref": "paper"}, {"font": {}, "showarrow": false, "text": "facet_row=2", "textangle": 90, "x": 0.98, "xanchor": "left", "xref": "paper", "y": 0.6471, "yanchor": "middle", "yref": "paper"}, {"font": {}, "showarrow": false, "text": "facet_row=1", "textangle": 90, "x": 0.98, "xanchor": "left", "xref": "paper", "y": 0.7943, "yanchor": "middle", "yref": "paper"}, {"font": {}, "showarrow": false, "text": "facet_row=0", "textangle": 90, "x": 0.98, "xanchor": "left", "xref": "paper", "y": 0.9414, "yanchor": "middle", "yref": "paper"}], "barmode": "group", "height": 3000, "legend": {"title": {"text": "color"}, "tracegroupgap": 0}, "margin": {"t": 60}, "title": {"text": "Données journalieres"}, "width": 1500, "xaxis": {"anchor": "y", "autorange": true, "domain": [0, 0.48], "range": [-0.5, 23.5], "title": {"text": "x"}, "type": "linear"}, "xaxis10": {"anchor": "y10", "autorange": true, "domain": [0.5, 0.98], "matches": "x", "range": [-0.5, 23.5], "showticklabels": false, "type": "linear"}, "xaxis11": {"anchor": "y11", "autorange": true, "domain": [0, 0.48], "matches": "x", "range": [-0.5, 23.5], "showticklabels": false, "type": "linear"}, "xaxis12": {"anchor": "y12", "autorange": true, "domain": [0.5, 0.98], "matches": "x", "range": [-0.5, 23.5], "showticklabels": false, "type": "linear"}, "xaxis13": {"anchor": "y13", "autorange": true, "domain": [0, 0.48], "matches": "x", "range": [-0.5, 23.5], "showticklabels": false, "type": "linear"}, "xaxis14": {"anchor": "y14", "autorange": true, "domain": [0.5, 0.98], "matches": "x", "range": [-0.5, 23.5], "showticklabels": false, "type": "linear"}, "xaxis2": {"anchor": "y2", "autorange": true, "domain": [0.5, 0.98], "matches": "x", "range": [-0.5, 23.5], "title": {"text": "x"}, "type": "linear"}, "xaxis3": {"anchor": "y3", "autorange": true, "domain": [0, 0.48], "matches": "x", "range": [-0.5, 23.5], "showticklabels": false, "type": "linear"}, "xaxis4": {"anchor": "y4", "autorange": true, "domain": [0.5, 0.98], "matches": "x", "range": [-0.5, 23.5], "showticklabels": false, "type": "linear"}, "xaxis5": {"anchor": "y5", "autorange": true, "domain": [0, 0.48], "matches": "x", "range": [-0.5, 23.5], "showticklabels": false, "type": "linear"}, "xaxis6": {"anchor": "y6", "autorange": true, "domain": [0.5, 0.98], "matches": "x", "range": [-0.5, 23.5], "showticklabels": false, "type": "linear"}, "xaxis7": {"anchor": "y7", "autorange": true, "domain": [0, 0.48], "matches": "x", "range": [-0.5, 23.5], "showticklabels": false, "type": "linear"}, "xaxis8": {"anchor": "y8", "autorange": true, "domain": [0.5, 0.98], "matches": "x", "range": [-0.5, 23.5], "showticklabels": false, "type": "linear"}, "xaxis9": {"anchor": "y9", "autorange": true, "domain": [0, 0.48], "matches": "x", "range": [-0.5, 23.5], "showticklabels": false, "type": "linear"}, "yaxis": {"anchor": "x", "autorange": true, "domain": [0, 0.1171], "range": [0, 663.2], "title": {"text": "y"}, "type": "linear"}, "yaxis10": {"anchor": "x10", "autorange": true, "domain": [0.5886, 0.7057], "matches": "y", "range": [0, 663.2], "showticklabels": false, "type": "linear"}, "yaxis11": {"anchor": "x11", "autorange": true, "domain": [0.7357, 0.8529], "matches": "y", "range": [0, 663.2], "title": {"text": "y"}, "type": "linear"}, "yaxis12": {"anchor": "x12", "autorange": true, "domain": [0.7357, 0.8529], "matches": "y", "range": [0, 663.2], "showticklabels": false, "type": "linear"}, "yaxis13": {"anchor": "x13", "autorange": true, "domain": [0.8829, 1.0], "matches": "y", "range": [0, 663.2], "title": {"text": "y"}, "type": "linear"}, "yaxis14": {"anchor": "x14", "autorange": true, "domain": [0.8829, 1.0], "matches": "y", "range": [0, 663.2], "showticklabels": false, "type": "linear"}, "yaxis2": {"anchor": "x2", "autorange": true, "domain": [0, 0.1171], "matches": "y", "range": [0, 663.2], "showticklabels": false, "type": "linear"}, "yaxis3": {"anchor": "x3", "autorange": true, "domain": [0.1471, 0.2643], "matches": "y", "range": [0, 663.2], "title": {"text": "y"}, "type": "linear"}, "yaxis4": {"anchor": "x4", "autorange": true, "domain": [0.1471, 0.2643], "matches": "y", "range": [0, 663.2], "showticklabels": false, "type": "linear"}, "yaxis5": {"anchor": "x5", "autorange": true, "domain": [0.2943, 0.4114], "matches": "y", "range": [0, 663.2], "title": {"text": "y"}, "type": "linear"}, "yaxis6": {"anchor": "x6", "autorange": true, "domain": [0.2943, 0.4114], "matches": "y", "range": [0, 663.2], "showticklabels": false, "type": "linear"}, "yaxis7": {"anchor": "x7", "autorange": true, "domain": [0.4414, 0.5586], "matches": "y", "range": [0, 663.2], "title": {"text": "y"}, "type": "linear"}, "yaxis8": {"anchor": "x8", "autorange": true, "domain": [0.4414, 0.5586], "matches": "y", "range": [0, 663.2], "showticklabels": false, "type": "linear"}, "yaxis9": {"anchor": "x9", "autorange": true, "domain": [0.5886, 0.7057], "matches": "y", "range": [0, 663.2], "title": {"text": "y"}, "type": "linear"}}}
